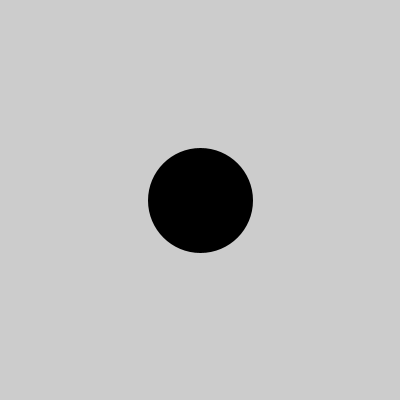
Frame 1 (no input)
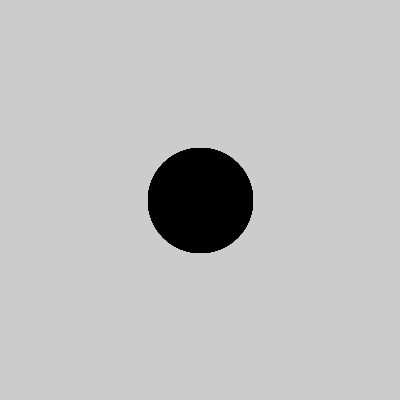
Frame 60 (the mouse pressed at the canvas centre just before this capture)
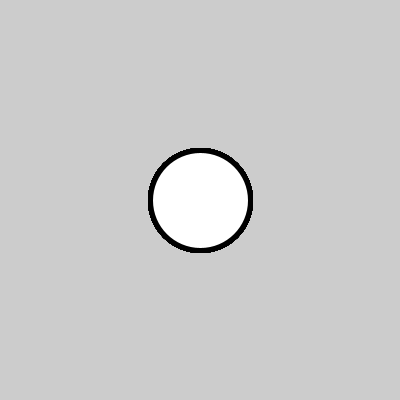
Frame 120 (the mouse held since frame 60 and released just before this capture)

The Processing sketch that drew these frames (run headless with seeded random() and noise(); from frame 60 on, the mouse is pressed at the canvas centre):

// Processing sketch: button
// ── button.pde
int radius = 50;
int buttonX = 200;
int buttonY = 200;

void setup() {
  size(400, 400);
  smooth();
  strokeWeight(5);
}

void draw() {
  if (dist(buttonX, buttonY, mouseX, mouseY) < radius) {
    if (mousePressed) {
      fill(255);
    } else {
      fill(100);
    }
  } else {
    fill(0);
  }
  ellipse(buttonX, buttonY, radius * 2, radius * 2);
}
